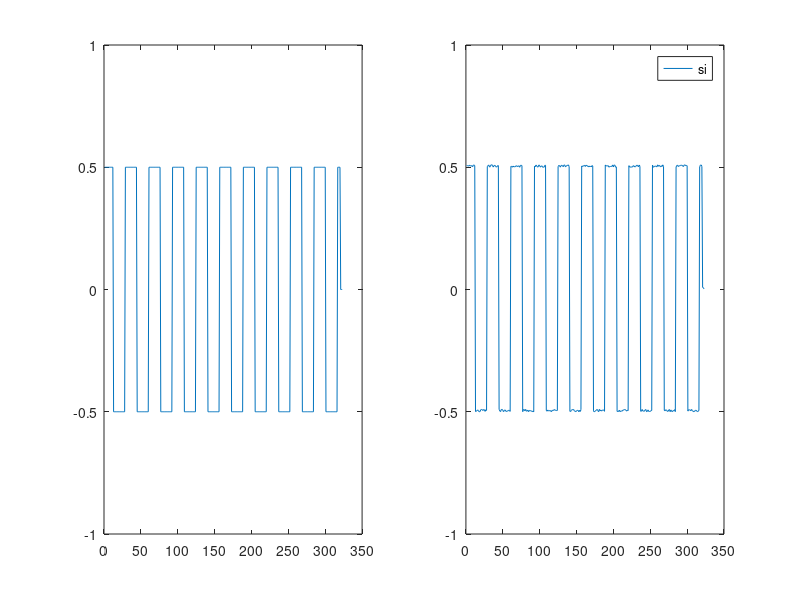
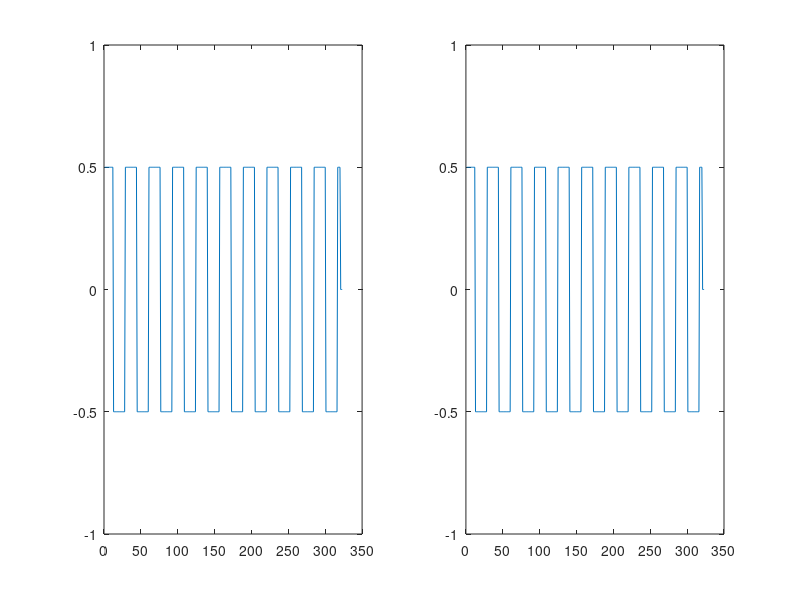
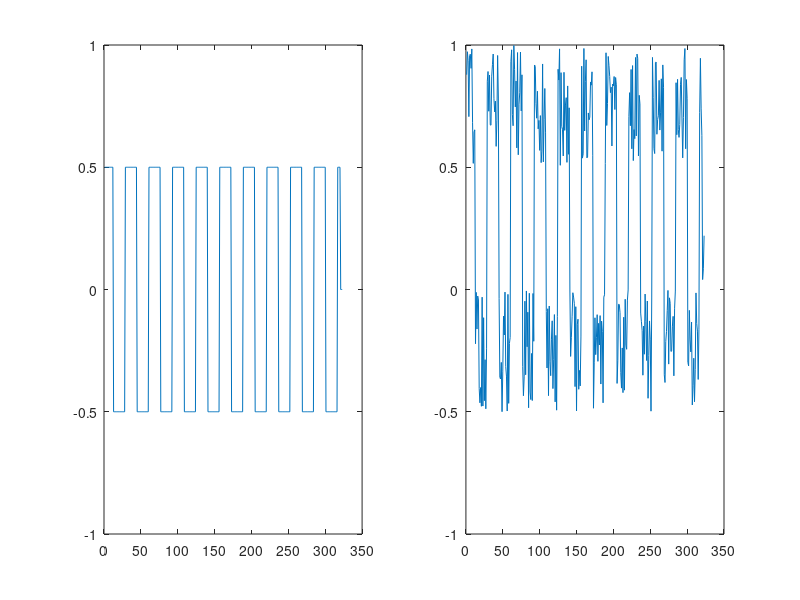
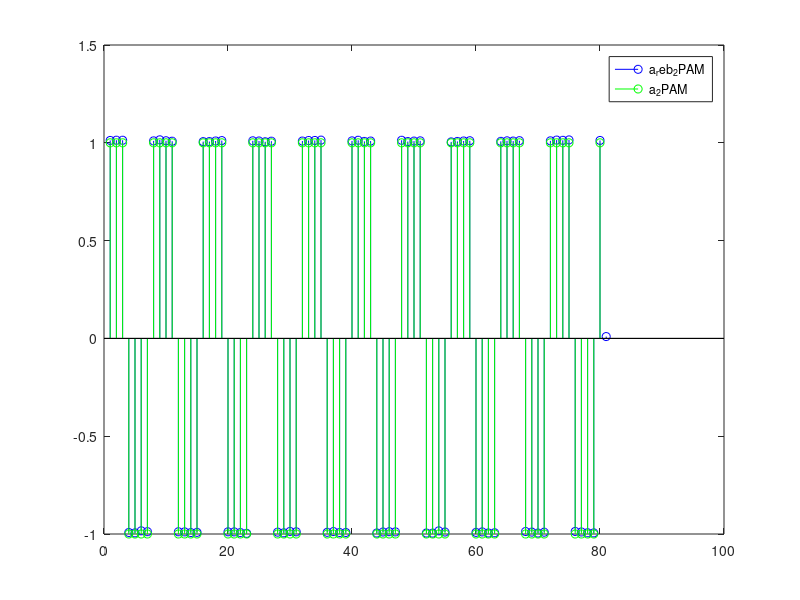

Recreate these plots in MATLAB, in order.
%Ada Salvador Avalos
%2.1
b=repmat([0 0 0 1 1 1 1 0], 1, 10);
a_2PAM=repmat([+1 +1 +1 -1 -1 -1 -1 +1], 1, 10);
a_4PAM=repmat([-3 -1 +1 +3], 1, 10);
s_2PAM=0.5*[reshape( repmat(a_2PAM, 4, 1), [], 1 )' zeros(1, 3)];
s_4PAM=0.5*[reshape( repmat(a_4PAM, 4, 1), [], 1 )' zeros(1, 3)];

 
 %2.2
%2
Pw= 0.01;
w=Pw*rand(size(s_2PAM));
wmitjana=mean(w);
wvarianca=var(w);
%3
r_2PAM=w+s_2PAM;
figure; subplot(1,2,1); plot(s_2PAM);
ylim([-1, 1]);
 subplot(1,2,2); plot((r_2PAM));
 legend('si');
 ylim([-1, 1]);

 %4
 Pw1= 0;
w1=Pw1*rand(size(s_2PAM));
wmitjana1=mean(w1);
wvarianca1=var(w1);

r21_PAM=w1+s_2PAM;
figure; subplot(1,2,1); plot(s_2PAM);
ylim([-1, 1]);
 subplot(1,2,2); plot((r21_PAM));
 ylim([-1, 1]);

  
 Pw2= 0.5;
w2=Pw2*rand(size(s_2PAM));
wmitjana2=mean(w2);
wvarianca2=var(w2);

r22_PAM=w2+s_2PAM;
figure; subplot(1,2,1); plot(s_2PAM);
ylim([-1, 1]);
 subplot(1,2,2); plot((r22_PAM));
 ylim([-1, 1]);
 
 
%2.3
%5
Nss=4;
p=ones(1,Nss);
h=0.5*p;
r_fil_2PAM=conv(r_2PAM,h);
%6
a_reb_2PAM=r_fil_2PAM(Nss:Nss:end);
%7
figure; 
stem(a_reb_2PAM,'blue');
hold on
stem(a_2PAM,'green');
legend('a_reb_2PAM','a_2PAM');
hold off

%8
r1_fil_2PAM=conv(r21_PAM,h);

a1_reb_2PAM=r1_fil_2PAM(Nss:Nss:end);

figure; 
stem(a1_reb_2PAM,'blue');
hold on
stem(a_2PAM,'green');
legend('a1_reb_2PAM','a_2PAM');
hold off


r2_fil_2PAM=conv(r22_PAM,h);

a2_reb_2PAM=r2_fil_2PAM(Nss:Nss:end);

figure; 
stem(a2_reb_2PAM,'blue');
hold on
stem(a_2PAM,'green');
legend('a2_reb_2PAM','a_2PAM');
hold off


%2.4
%9
fm_s_2PAM=conv(s_2PAM,h);
s_fm_2PAM=fm_s_2PAM(Nss:Nss:end);

fmw=conv(w,h);
w_fm=fmw(Nss:Nss:end);
% figure; 
% stem(s_fm_2PAM,'blue');
% hold on
% stem(w_fm,'green');
% legend('s_fm_2PAM','w_fm');
% hold off
 
 %10
 Ptx= (sum(mean(s_fm_2PAM.^2)));
 
 %11
 Pww=(length(w_fm)/2);
 
 %12
 snr= Ptx/Pww;
 snrdB=10*log(snr);
 %--------------------------------------------------------------
%13
%---------------------------------------------------------------
%9
fm_s_2PAM1=conv(s_2PAM,h);
s_fm_2PAM1=fm_s_2PAM1(Nss:Nss:end);

fmw1=conv(w1,h);
w_fm1=fmw1(Nss:Nss:end);

 %10
 Ptx1= (sum(mean(s_fm_2PAM1.^2)));
 %11
 Pww1=(length(w_fm1)/2);
 %12
 snr1= Ptx1/Pww1;
 snrdB1=10*log(snr1);
 %9
 fm_s_2PAM2=conv(s_2PAM,h);
s_fm_2PAM2=fm_s_2PAM2(Nss:Nss:end);

fmw2=conv(w2,h);
w_fm2=fmw2(Nss:Nss:end);

 %10
 Ptx2= (sum(mean(s_fm_2PAM2.^2)));
 %11
 Pww2=(length(w_fm2)/2);
 %12
 snr2= Ptx2/Pww2;
 snrdB2=10*log(snr2);
 
 %----------------------------------------------------------------
 %14
 %----------------------------------------------------------------
 %2
w3=Pw*rand(size(s_4PAM));
wmitjana3=mean(w3);
wvarianca3=var(w3);
%3
r_4PAM=w3+s_4PAM;
figure; subplot(1,2,1); plot(s_4PAM);
ylim([-1, 1]);
 subplot(1,2,2); plot((r_4PAM));
 ylim([-1, 1]);

 %4

w4=Pw1*rand(size(s_4PAM));
wmitjana4=mean(w4);
wvarianca4=var(w4);

r41_PAM=w4+s_4PAM;
figure; subplot(1,2,1); plot(s_4PAM);
ylim([-1, 1]);
 subplot(1,2,2); plot((r41_PAM));
 ylim([-1, 1]);

  

w5=Pw2*rand(size(s_4PAM));
wmitjana5=mean(w5);
wvarianca5=var(w5);

r42_PAM=w5+s_4PAM;
figure; subplot(1,2,1); plot(s_4PAM);
ylim([-1, 1]);
 subplot(1,2,2); plot((r42_PAM));
 ylim([-1, 1]);
 
 
%2.3
%5
r_fil_4PAM=conv(r_4PAM,h);
%6
a_reb_4PAM=r_fil_4PAM(Nss:Nss:end);
%7
figure; 
stem(a_reb_4PAM,'blue');
hold on
stem(a_4PAM,'green');
legend('a_reb_4PAM','a_4PAM');
hold off

%8
r1_fil_4PAM=conv(r41_PAM,h);

a1_reb_4PAM=r1_fil_4PAM(Nss:Nss:end);

figure; 
stem(a1_reb_4PAM,'blue');
hold on
stem(a_4PAM,'green');
legend('a1_reb_4PAM','a_4PAM');
hold off


r2_fil_4PAM=conv(r42_PAM,h);

a2_reb_4PAM=r2_fil_4PAM(Nss:Nss:end);

figure; 
stem(a2_reb_4PAM,'blue');
hold on
stem(a_4PAM,'green');
legend('a2_reb_4PAM','a_4PAM');
hold off


%2.4
%9
fm_s_4PAM=conv(s_4PAM,h);
s_fm_4PAM=fm_s_4PAM(Nss:Nss:end);

fmw3=conv(w3,h);
w3_fm=fmw3(Nss:Nss:end);

 %10
 Ptx3= (sum(mean(s_fm_4PAM.^2)));
%11
 Pww3=(length(w3_fm)/2);
 %12
 snr3= Ptx3/Pww3;
 snrdB3=10*log(snr3);
 %-----------------------------------
 %13
 %-----------------------------------
 %9
 fm_s_4PAM1=conv(s_4PAM,h);
s_fm_4PAM1=fm_s_4PAM1(Nss:Nss:end);

fmw4=conv(w4,h);
w_fm4=fmw4(Nss:Nss:end);

 %10
 Ptx4= (sum(mean(s_fm_4PAM1.^2)));
 %11
 Pww4=(length(w_fm4)/2);
 %12
 snr4= Ptx4/Pww4;
 snrdB4=10*log(snr4);
 %9
 fm_s_4PAM2=conv(s_4PAM,h);
s_fm_4PAM2=fm_s_4PAM2(Nss:Nss:end);

fmw5=conv(w5,h);
w_fm5=fmw5(Nss:Nss:end);

%10
 
 Ptx5= (sum(mean(s_fm_4PAM2.^2)));
 %11
 Pww5=(length(w_fm5)/2);
 %12
 snr5= Ptx5/Pww5;
 snrdB5=10*log(snr5);
 